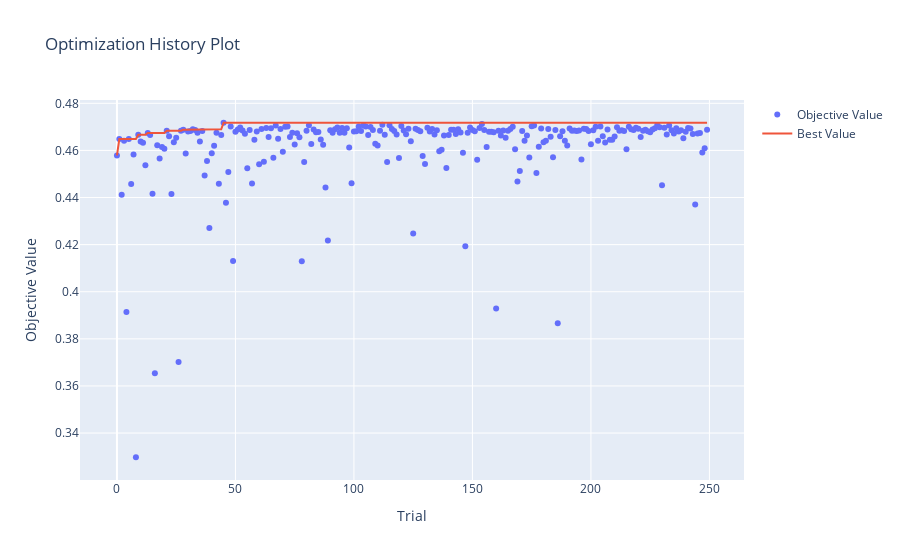
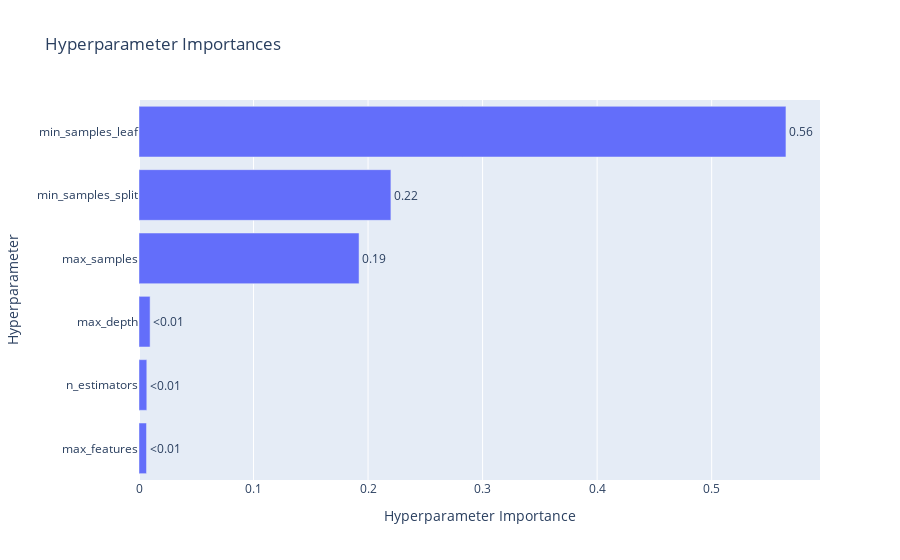

Notebook code for these charts, in order:
### Markdown cell above
# Optuna Param Tuning

### Code cell
import optuna
from sklearn.ensemble import RandomForestRegressor
from sklearn.metrics import mean_squared_error, r2_score
import numpy as np

X = merged_df[filtered_features].drop("protein_abundance_log", axis=1)
y = merged_df["protein_abundance_log"]

X_train, X_test, y_train, y_test = train_test_split(
    X, y, test_size=0.3, random_state=42
)

scaler_X = StandardScaler()
X_train_scaled = scaler_X.fit_transform(X_train)
X_test_scaled = scaler_X.transform(X_test)


import optuna
from sklearn.ensemble import RandomForestRegressor
from sklearn.metrics import r2_score
import numpy as np

def objective(trial):
    params = {
        "n_estimators": trial.suggest_int("n_estimators", 100, 1000, step=100),
        "max_depth": trial.suggest_categorical("max_depth", [10, 20, 30, 40, 50, None]),
        "min_samples_split": trial.suggest_int("min_samples_split", 2, 30),
        "min_samples_leaf": trial.suggest_int("min_samples_leaf", 1, 15),
        "max_features": trial.suggest_categorical("max_features", ["sqrt", "log2"]),
        'max_samples': trial.suggest_float('max_samples', 0.5, 1.0)
    }

    model = RandomForestRegressor(**params, random_state=42, n_jobs=-1)

    model.fit(X_train_scaled, y_train)

    y_train_pred = model.predict(X_train_scaled)
    y_test_pred = model.predict(X_test_scaled)

    train_r2 = r2_score(y_train, y_train_pred)
    test_r2 = r2_score(y_test, y_test_pred)

    r2_diff = train_r2 - test_r2

    print(f"\nTrial {trial.number}:")
    print(f"Parameters: {params}")
    print(f"Train R²: {train_r2:.4f}")
    print(f"Test R²: {test_r2:.4f}")
    print(f"R² difference: {r2_diff:.4f}")

    penalty = 0
    if r2_diff >= 0.15:
        penalty = r2_diff - 0.15  # Penalty proportional to excess overfitting
        print(f"Overfitting detected! Applying penalty: {penalty:.4f}")

    penalized_test_r2 = test_r2 - penalty
    print(f"Penalized Test R²: {penalized_test_r2:.4f}")
    
    return penalized_test_r2


study = optuna.create_study(direction="maximize")

def print_progress(study, trial):
    print(f"\nBest trial so far: {study.best_trial.number}")
    print(f"Best penalized R² score so far: {study.best_value:.4f}")
    print(f"Best parameters so far: {study.best_params}")


print("Starting hyperparameter optimization...")
n_trials = 250
study.optimize(objective, n_trials=n_trials, callbacks=[print_progress])

print("\nOptimization completed!")
print(f"Best penalized R² score: {study.best_value:.4f}")
print("Best hyperparameters:")
for key, value in study.best_params.items():
    print(f"  {key}: {value}")

try:
    import optuna.visualization as vis
    import matplotlib.pyplot as plt

    fig1 = vis.plot_optimization_history(study)
    fig1.show()

    fig2 = vis.plot_param_importances(study)
    fig2.show()
except ImportError:
    print(
        "Optuna visualization is not available. Install optuna[visualization] to see plots."
    )

### Figure 1 — Plotly figure (JSON) as saved in the notebook; plotly's stock layout.template omitted (floating-point values rounded to 4 significant figures; data arrays with more than 128 entries replaced by an {"elided": "..."} marker saying what was removed)
{"data": [{"mode": "markers", "name": "Objective Value", "type": "scatter", "x": {"elided": "250 int values"}, "y": {"elided": "250 float values"}}, {"mode": "lines", "name": "Best Value", "type": "scatter", "x": {"elided": "250 int values"}, "y": {"elided": "250 float values"}}, {"marker": {"color": "#cccccc"}, "mode": "markers", "name": "Infeasible Trial", "showlegend": false, "type": "scatter", "x": [], "y": []}], "layout": {"title": {"text": "Optimization History Plot"}, "xaxis": {"title": {"text": "Trial"}}, "yaxis": {"title": {"text": "Objective Value"}}}}

### Figure 2 — Plotly figure (JSON) as saved in the notebook; plotly's stock layout.template omitted (floating-point values rounded to 4 significant figures)
{"data": [{"cliponaxis": false, "hovertemplate": ["max_features (CategoricalDistribution): 0.006556673310991387<extra></extra>", "n_estimators (IntDistribution): 0.006813087813034297<extra></extra>", "max_depth (CategoricalDistribution): 0.009687595109299708<extra></extra>", "max_samples (FloatDistribution): 0.1921341011504644<extra></extra>", "min_samples_split (IntDistribution): 0.21994032222378546<extra></extra>", "min_samples_leaf (IntDistribution): 0.5648682203924249<extra></extra>"], "name": "Objective Value", "orientation": "h", "text": ["<0.01", "<0.01", "<0.01", "0.19", "0.22", "0.56"], "textposition": "outside", "type": "bar", "x": [0.006557, 0.006813, 0.009688, 0.1921, 0.2199, 0.5649], "y": ["max_features", "n_estimators", "max_depth", "max_samples", "min_samples_split", "min_samples_leaf"]}], "layout": {"title": {"text": "Hyperparameter Importances"}, "xaxis": {"title": {"text": "Hyperparameter Importance"}}, "yaxis": {"title": {"text": "Hyperparameter"}}}}
